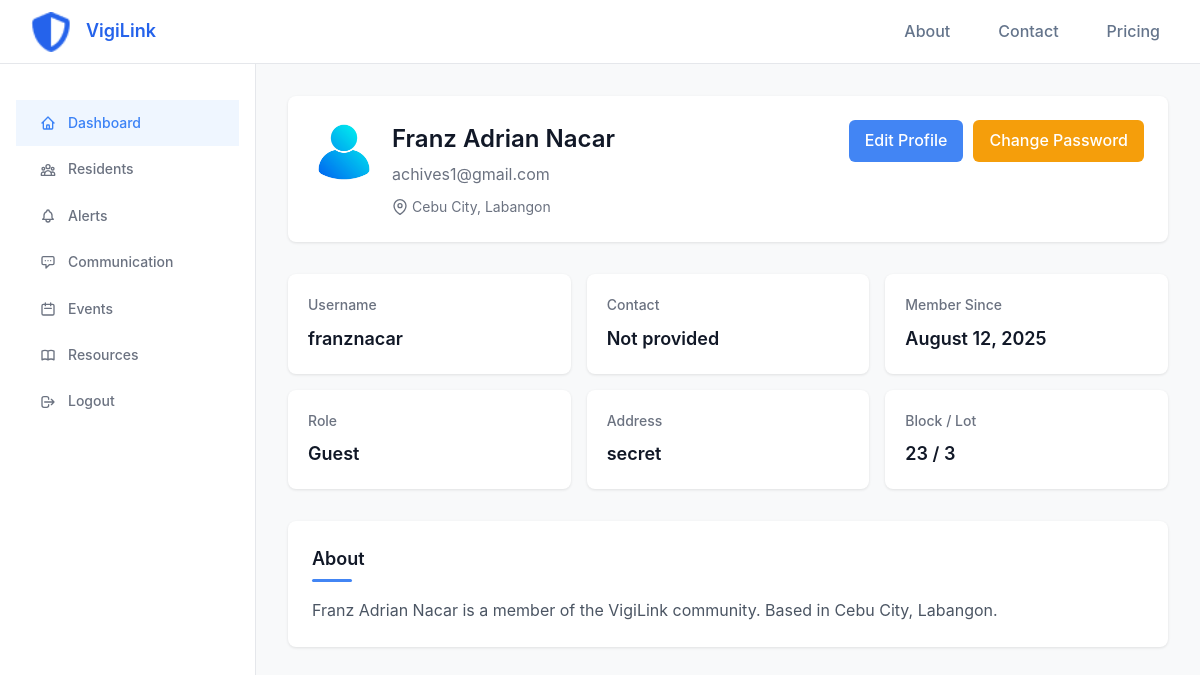
/user/profile/ (signed in), run on an earlier commit of the app's database.
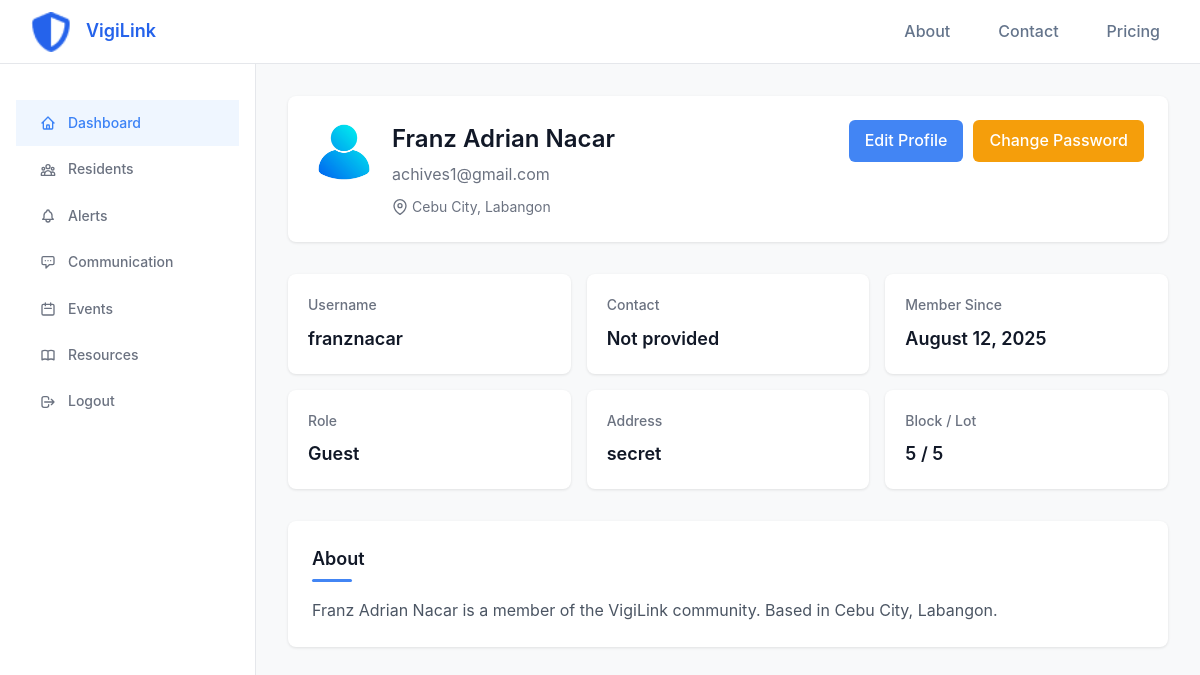
And on a later commit of the database.
### accounts/models.py (models this page shows, shortened)
class User(AbstractUser):
    first_name = None
    last_name = None
    ROLE_CHOICES = (
        ('guest', 'Guest'),
        ('resident', 'Resident'),
        ('communityowner', 'Community Owner'),
        ('security', 'Security'),
        ('admin', 'Admin'),
    )
    full_name = models.CharField(max_length=300, blank=True)
    city = models.ForeignKey(City, on_delete=models.SET_NULL, null=True, blank=True)
    district = models.ForeignKey(District, on_delete=models.SET_NULL, null=True, blank=True)
    contact = models.CharField(max_length=50, blank=True)
    is_verified = models.BooleanField(default=False)
    verification_code = models.CharField(max_length=6, blank=True, null=True)
    verification_code_created = models.DateTimeField(null=True, blank=True)
    profile_picture = models.ImageField(upload_to='profile_pictures/', default='accounts/static/accounts/images/profile.png')
    role = models.CharField(max_length=20, choices=ROLE_CHOICES, default='guest')
    address = models.TextField(blank=True)
    block = models.CharField(max_length=50, blank=True)
    lot = models.CharField(max_length=50, blank=True)
    about = models.TextField(blank=True, help_text='A short bio or description about yourself')
    objects = CustomUserManager()
    USERNAME_FIELD = 'username'
    REQUIRED_FIELDS = ['email', 'full_name']
    class Meta:
        verbose_name = _('user')
        verbose_name_plural = _('users')
    def __str__(self):
        return self.username

class City(models.Model):
    name = models.CharField(max_length=100)
    class Meta:
        verbose_name = _('city')
        verbose_name_plural = _('cities')

class District(models.Model):
    name = models.CharField(max_length=100)
    city = models.ForeignKey(City, on_delete=models.CASCADE, related_name='districts')
    class Meta:
        verbose_name = _('district')
        verbose_name_plural = _('districts')

### user_panel/views.py (the view)
# urls.py: path('profile/', views.view_profile, name='view_profile'),
@login_required
def view_profile(request, user_id=None):
    try:
        if user_id:
            profile_user = get_object_or_404(User, id=user_id)
        else:
            profile_user = request.user
        is_own_profile = profile_user.id == request.user.id
        context = {
            'user': profile_user,
            'is_own_profile': is_own_profile
        }
        return render(request, 'dashboard/view_profile.html', context)
    except Exception as e:
        logger.error(f"Error rendering profile view: {str(e)}")
        return HttpResponse(f"Error loading profile: {str(e)}")

### user_panel/templates/dashboard/view_profile.html (shortened to what this page needs)
{% extends 'dashboard/base.html' %}
{% load static %}
{% block extra_css %}
<link rel="stylesheet" href="{% static 'dashboard/css/view_profile.css' %}">
{% endblock %}
{% block content %}
            <div class="profile-header">
                <div class="profile-info">
                    {% if user.profile_picture %}
                        <div class="profile-avatar">
                            <img src="{{ user.profile_picture.url }}" alt="{{ user.full_name }}" class="avatar-img" onerror="this.src='/static/accounts/images/profile.png'">
                        </div>
                    {% else %}
                        <div class="profile-avatar">
                            {{ user.username|slice:":2"|upper }}
                        </div>
                    {% endif %}
                    <div class="profile-details">
                        <h1>{{ user.full_name }}</h1>
                        <p class="profile-email">{{ user.email }}</p>
                        <div class="profile-location">
                            <svg width="16" height="16" viewBox="0 0 24 24" fill="none" stroke="currentColor" stroke-width="2">
                                <path d="M21 10c0 7-9 13-9 13s-9-6-9-13a9 9 0 0 1 18 0z"></path>
                                <circle cx="12" cy="10" r="3"></circle>
                            </svg>
                            {% if user.city %}{{ user.city.name }}{% if user.district %}, {{ user.district.name }}{% endif %}{% else %}Location not set{% endif %}
                        </div>
                    </div>
                </div>
                {% if is_own_profile %}
                <div class="edit-btn-container">
                    <a href="{% url 'user_panel:edit_profile' %}" class="edit-btn">Edit Profile</a>
                    <a href="{% url 'user_panel:change_password' %}" class="edit-btn" style="background-color: #f59e0b; margin-left: 10px;">Change Password</a>
                </div>
                {% endif %}
            </div>
            <div class="stats-grid">
                <div class="stat-item">
                    <h3>Username</h3>
                    <p>{{ user.username }}</p>
                </div>
                <div class="stat-item">
                    <h3>Contact</h3>
                    <p>{{ user.contact|default:"Not provided" }}</p>
                </div>
                <div class="stat-item">
                    <h3>Member Since</h3>
                    <p>{{ user.date_joined|date:"F j, Y" }}</p>
                </div>
                <div class="stat-item">
                    <h3>Role</h3>
                    <p>{{ user.get_role_display|default:"Resident" }}</p>
                </div>
                <div class="stat-item">
                    <h3>Address</h3>
                    <p>{{ user.address|default:"Not provided" }}</p>
                </div>
                <div class="stat-item">
                    <h3>Block / Lot</h3>
                    <p>{% if user.block or user.lot %}{{ user.block }} / {{ user.lot }}{% else %}Not provided{% endif %}</p>
                </div>
            </div>
            <section class="about-section">
                <h2 class="section-title">About</h2>
                <p class="about-text">
                    {% if user.about %}
                        {{ user.about }}
                    {% else %}
                        {{ user.full_name }} is a member of the VigiLink community.
                        {% if user.city %}
                        Based in {{ user.city.name }}{% if user.district %}, {{ user.district.name }}{% endif %}.
                        {% endif %}
                    {% endif %}
                </p>
            </section>
{% endblock %}

What changed in the data, as far as the page shows it:
changed User "Franz Adrian Nacar": block "23" → "5"; lot "3" → "5"
